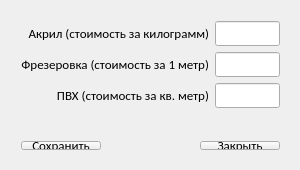
<?xml version="1.0" encoding="UTF-8"?>
<ui version="4.0">
 <class>PricesForm</class>
 <widget class="QWidget" name="PricesForm">
  <property name="windowModality">
   <enum>Qt::ApplicationModal</enum>
  </property>
  <property name="geometry">
   <rect>
    <x>0</x>
    <y>0</y>
    <width>300</width>
    <height>170</height>
   </rect>
  </property>
  <property name="sizePolicy">
   <sizepolicy hsizetype="Fixed" vsizetype="Fixed">
    <horstretch>0</horstretch>
    <verstretch>0</verstretch>
   </sizepolicy>
  </property>
  <property name="font">
   <font>
    <family>Calibri</family>
    <pointsize>10</pointsize>
   </font>
  </property>
  <property name="windowTitle">
   <string>Цены</string>
  </property>
  <widget class="QWidget" name="gridLayoutWidget">
   <property name="geometry">
    <rect>
     <x>10</x>
     <y>10</y>
     <width>281</width>
     <height>111</height>
    </rect>
   </property>
   <layout class="QGridLayout" name="gridLayout">
    <item row="2" column="0">
     <widget class="QLabel" name="pvcLabel">
      <property name="text">
       <string>ПВХ (стоимость за кв. метр)</string>
      </property>
      <property name="alignment">
       <set>Qt::AlignRight|Qt::AlignTrailing|Qt::AlignVCenter</set>
      </property>
     </widget>
    </item>
    <item row="0" column="0">
     <widget class="QLabel" name="acrilycLabel">
      <property name="text">
       <string>Акрил (стоимость за килограмм)</string>
      </property>
      <property name="alignment">
       <set>Qt::AlignRight|Qt::AlignTrailing|Qt::AlignVCenter</set>
      </property>
     </widget>
    </item>
    <item row="1" column="0">
     <widget class="QLabel" name="millingLabel">
      <property name="text">
       <string>Фрезеровка (стоимость за 1 метр)</string>
      </property>
      <property name="alignment">
       <set>Qt::AlignRight|Qt::AlignTrailing|Qt::AlignVCenter</set>
      </property>
     </widget>
    </item>
    <item row="0" column="1">
     <widget class="QLineEdit" name="acrilycLineEdit">
      <property name="readOnly">
       <bool>true</bool>
      </property>
     </widget>
    </item>
    <item row="1" column="1">
     <widget class="QLineEdit" name="millingLineEdit">
      <property name="readOnly">
       <bool>true</bool>
      </property>
     </widget>
    </item>
    <item row="2" column="1">
     <widget class="QLineEdit" name="pvcLineEdit">
      <property name="readOnly">
       <bool>true</bool>
      </property>
     </widget>
    </item>
   </layout>
  </widget>
  <widget class="QWidget" name="horizontalLayoutWidget">
   <property name="geometry">
    <rect>
     <x>10</x>
     <y>130</y>
     <width>281</width>
     <height>31</height>
    </rect>
   </property>
   <layout class="QHBoxLayout" name="horizontalLayout">
    <item>
     <widget class="QPushButton" name="saveButton">
      <property name="text">
       <string>Сохранить</string>
      </property>
     </widget>
    </item>
    <item>
     <spacer name="horizontalSpacer">
      <property name="orientation">
       <enum>Qt::Horizontal</enum>
      </property>
      <property name="sizeHint" stdset="0">
       <size>
        <width>40</width>
        <height>20</height>
       </size>
      </property>
     </spacer>
    </item>
    <item>
     <widget class="QPushButton" name="cancelButton">
      <property name="text">
       <string>Закрыть</string>
      </property>
     </widget>
    </item>
   </layout>
  </widget>
 </widget>
 <layoutdefault spacing="6" margin="11"/>
 <tabstops>
  <tabstop>acrilycLineEdit</tabstop>
  <tabstop>millingLineEdit</tabstop>
  <tabstop>pvcLineEdit</tabstop>
  <tabstop>saveButton</tabstop>
  <tabstop>cancelButton</tabstop>
 </tabstops>
 <resources/>
 <connections>
  <connection>
   <sender>cancelButton</sender>
   <signal>clicked()</signal>
   <receiver>PricesForm</receiver>
   <slot>close()</slot>
   <hints>
    <hint type="sourcelabel">
     <x>259</x>
     <y>167</y>
    </hint>
    <hint type="destinationlabel">
     <x>295</x>
     <y>152</y>
    </hint>
   </hints>
  </connection>
  <connection>
   <sender>saveButton</sender>
   <signal>clicked()</signal>
   <receiver>PricesForm</receiver>
   <slot>saveBtnSlot()</slot>
   <hints>
    <hint type="sourcelabel">
     <x>127</x>
     <y>163</y>
    </hint>
    <hint type="destinationlabel">
     <x>153</x>
     <y>148</y>
    </hint>
   </hints>
  </connection>
 </connections>
 <slots>
  <slot>saveBtnSlot()</slot>
 </slots>
</ui>
